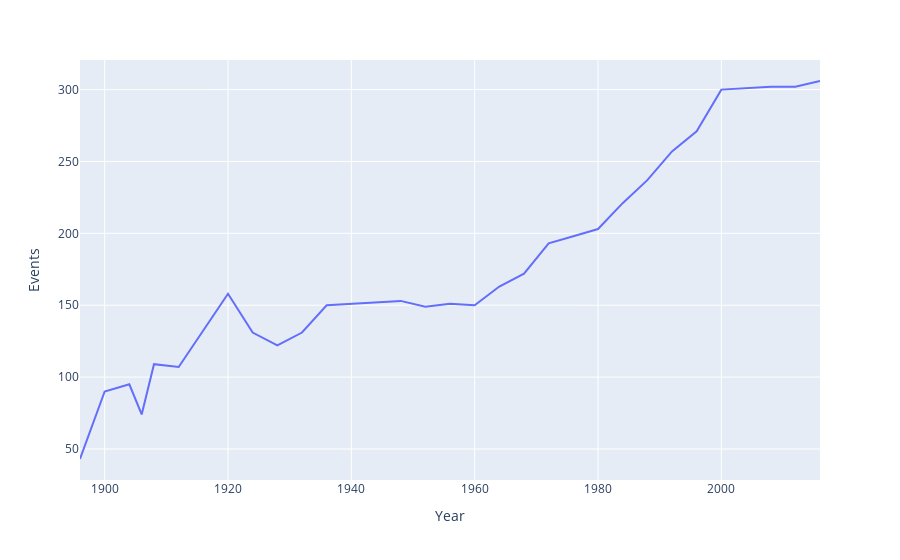

The code cell stored with this chart in its notebook:
### Code cell
fig = px.line(Event_Over_Time , x = "Year" , y = "Events")
fig.show()

### Figure 1 — Plotly figure (JSON) as saved in the notebook; plotly's stock layout.template omitted (floating-point values rounded to 4 significant figures)
{"data": [{"hovertemplate": "Year=%{x}<br>Events=%{y}<extra></extra>", "legendgroup": "", "line": {"color": "#636efa", "dash": "solid"}, "marker": {"symbol": "circle"}, "mode": "lines", "name": "", "orientation": "v", "showlegend": false, "type": "scatter", "x": [1896, 1900, 1904, 1906, 1908, 1912, 1920, 1924, 1928, 1932, 1936, 1948, 1952, 1956, 1960, 1964, 1968, 1972, 1976, 1980, 1984, 1988, 1992, 1996, 2000, 2004, 2008, 2012, 2016], "xaxis": "x", "y": [43, 90, 95, 74, 109, 107, 158, 131, 122, 131, 150, 153, 149, 151, 150, 163, 172, 193, 198, 203, 221, 237, 257, 271, 300, 301, 302, 302, 306], "yaxis": "y"}], "layout": {"legend": {"tracegroupgap": 0}, "margin": {"t": 60}, "xaxis": {"anchor": "y", "domain": [0, 1], "title": {"text": "Year"}}, "yaxis": {"anchor": "x", "domain": [0, 1], "title": {"text": "Events"}}}}
